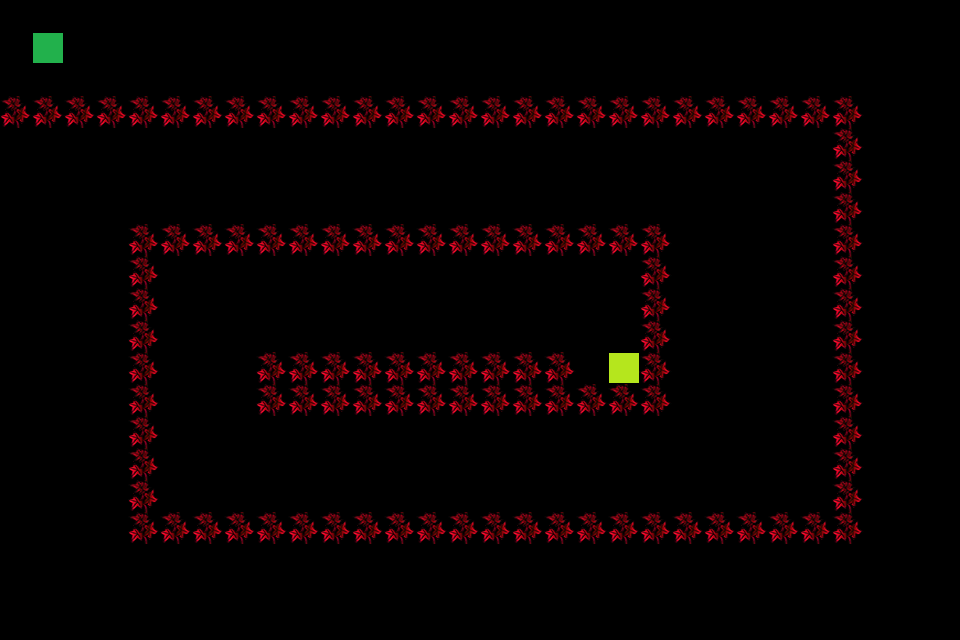

A level layout from a 2D game, rendered from its tile map. Below: a short description, then the map file with its tile-grid data intact:
An orthogonal 30x20 tile map with 32x32 px tiles, 1 tile layer (Warstwa Kafelków 1).

<map version="1.2" tiledversion="1.2.4" orientation="orthogonal" renderorder="left-up" width="30" height="20" tilewidth="32" tileheight="32" infinite="0" nextlayerid="2" nextobjectid="1">
 <tileset firstgid="1" source="predefined.tsx" />
 <layer id="1" name="Warstwa Kafelków 1" width="30" height="20">
  <data encoding="csv">
0,0,0,0,0,0,0,0,0,0,0,0,0,0,0,0,0,0,0,0,0,0,0,0,0,0,0,0,0,0,
0,1,0,0,0,0,0,0,0,0,0,0,0,0,0,0,0,0,0,0,0,0,0,0,0,0,0,0,0,0,
0,0,0,0,0,0,0,0,0,0,0,0,0,0,0,0,0,0,0,0,0,0,0,0,0,0,0,0,0,0,
3,3,3,3,3,3,3,3,3,3,3,3,3,3,3,3,3,3,3,3,3,3,3,3,3,3,3,0,0,0,
0,0,0,0,0,0,0,0,0,0,0,0,0,0,0,0,0,0,0,0,0,0,0,0,0,0,3,0,0,0,
0,0,0,0,0,0,0,0,0,0,0,0,0,0,0,0,0,0,0,0,0,0,0,0,0,0,3,0,0,0,
0,0,0,0,0,0,0,0,0,0,0,0,0,0,0,0,0,0,0,0,0,0,0,0,0,0,3,0,0,0,
0,0,0,0,3,3,3,3,3,3,3,3,3,3,3,3,3,3,3,3,3,0,0,0,0,0,3,0,0,0,
0,0,0,0,3,0,0,0,0,0,0,0,0,0,0,0,0,0,0,0,3,0,0,0,0,0,3,0,0,0,
0,0,0,0,3,0,0,0,0,0,0,0,0,0,0,0,0,0,0,0,3,0,0,0,0,0,3,0,0,0,
0,0,0,0,3,0,0,0,0,0,0,0,0,0,0,0,0,0,0,0,3,0,0,0,0,0,3,0,0,0,
0,0,0,0,3,0,0,0,3,3,3,3,3,3,3,3,3,3,0,2,3,0,0,0,0,0,3,0,0,0,
0,0,0,0,3,0,0,0,3,3,3,3,3,3,3,3,3,3,3,3,3,0,0,0,0,0,3,0,0,0,
0,0,0,0,3,0,0,0,0,0,0,0,0,0,0,0,0,0,0,0,0,0,0,0,0,0,3,0,0,0,
0,0,0,0,3,0,0,0,0,0,0,0,0,0,0,0,0,0,0,0,0,0,0,0,0,0,3,0,0,0,
0,0,0,0,3,0,0,0,0,0,0,0,0,0,0,0,0,0,0,0,0,0,0,0,0,0,3,0,0,0,
0,0,0,0,3,3,3,3,3,3,3,3,3,3,3,3,3,3,3,3,3,3,3,3,3,3,3,0,0,0,
0,0,0,0,0,0,0,0,0,0,0,0,0,0,0,0,0,0,0,0,0,0,0,0,0,0,0,0,0,0,
0,0,0,0,0,0,0,0,0,0,0,0,0,0,0,0,0,0,0,0,0,0,0,0,0,0,0,0,0,0,
0,0,0,0,0,0,0,0,0,0,0,0,0,0,0,0,0,0,0,0,0,0,0,0,0,0,0,0,0,0
</data>
 </layer>
</map>